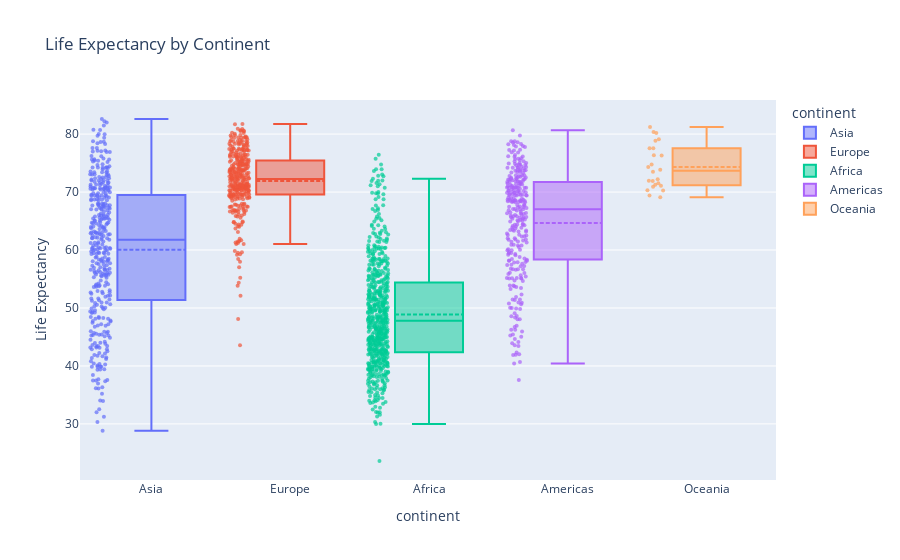

The code cell stored with this chart in its notebook:
### Code cell
fig7 = px.box(gapminder, x= 'continent', y = 'lifeExp', title='Life Expectancy by Continent', labels={'lifeExp':'Life Expectancy'}, color = 'continent', points='all')
fig7.update_traces(marker= dict(size= 4, opacity = 0.7), boxmean= True)
fig7.show()

### Figure 1 — Plotly figure (JSON) as saved in the notebook; plotly's stock layout.template omitted (floating-point values rounded to 4 significant figures; data arrays with more than 128 entries replaced by an {"elided": "..."} marker saying what was removed)
{"data": [{"alignmentgroup": "True", "boxmean": true, "boxpoints": "all", "hovertemplate": "continent=%{x}<br>Life Expectancy=%{y}<extra></extra>", "legendgroup": "Asia", "marker": {"color": "#636efa", "opacity": 0.7, "size": 4}, "name": "Asia", "notched": false, "offsetgroup": "Asia", "orientation": "v", "showlegend": true, "type": "box", "x": {"elided": "396 str values"}, "x0": " ", "xaxis": "x", "y": {"elided": "396 float values"}, "y0": " ", "yaxis": "y"}, {"alignmentgroup": "True", "boxmean": true, "boxpoints": "all", "hovertemplate": "continent=%{x}<br>Life Expectancy=%{y}<extra></extra>", "legendgroup": "Europe", "marker": {"color": "#EF553B", "opacity": 0.7, "size": 4}, "name": "Europe", "notched": false, "offsetgroup": "Europe", "orientation": "v", "showlegend": true, "type": "box", "x": {"elided": "360 str values"}, "x0": " ", "xaxis": "x", "y": {"elided": "360 float values"}, "y0": " ", "yaxis": "y"}, {"alignmentgroup": "True", "boxmean": true, "boxpoints": "all", "hovertemplate": "continent=%{x}<br>Life Expectancy=%{y}<extra></extra>", "legendgroup": "Africa", "marker": {"color": "#00cc96", "opacity": 0.7, "size": 4}, "name": "Africa", "notched": false, "offsetgroup": "Africa", "orientation": "v", "showlegend": true, "type": "box", "x": {"elided": "624 str values"}, "x0": " ", "xaxis": "x", "y": {"elided": "624 float values"}, "y0": " ", "yaxis": "y"}, {"alignmentgroup": "True", "boxmean": true, "boxpoints": "all", "hovertemplate": "continent=%{x}<br>Life Expectancy=%{y}<extra></extra>", "legendgroup": "Americas", "marker": {"color": "#ab63fa", "opacity": 0.7, "size": 4}, "name": "Americas", "notched": false, "offsetgroup": "Americas", "orientation": "v", "showlegend": true, "type": "box", "x": {"elided": "300 str values"}, "x0": " ", "xaxis": "x", "y": {"elided": "300 float values"}, "y0": " ", "yaxis": "y"}, {"alignmentgroup": "True", "boxmean": true, "boxpoints": "all", "hovertemplate": "continent=%{x}<br>Life Expectancy=%{y}<extra></extra>", "legendgroup": "Oceania", "marker": {"color": "#FFA15A", "opacity": 0.7, "size": 4}, "name": "Oceania", "notched": false, "offsetgroup": "Oceania", "orientation": "v", "showlegend": true, "type": "box", "x": ["Oceania", "Oceania", "Oceania", "Oceania", "Oceania", "Oceania", "Oceania", "Oceania", "Oceania", "Oceania", "Oceania", "Oceania", "Oceania", "Oceania", "Oceania", "Oceania", "Oceania", "Oceania", "Oceania", "Oceania", "Oceania", "Oceania", "Oceania", "Oceania"], "x0": " ", "xaxis": "x", "y": [69.12, 70.33, 70.93, 71.1, 71.93, 73.49, 74.74, 76.32, 77.56, 78.83, 80.37, 81.23, 69.39, 70.26, 71.24, 71.52, 71.89, 72.22, 73.84, 74.32, 76.33, 77.55, 79.11, 80.2], "y0": " ", "yaxis": "y"}], "layout": {"boxmode": "overlay", "legend": {"title": {"text": "continent"}, "tracegroupgap": 0}, "title": {"text": "Life Expectancy by Continent"}, "xaxis": {"anchor": "y", "categoryarray": ["Asia", "Europe", "Africa", "Americas", "Oceania"], "categoryorder": "array", "domain": [0, 1], "title": {"text": "continent"}}, "yaxis": {"anchor": "x", "domain": [0, 1], "title": {"text": "Life Expectancy"}}}}
